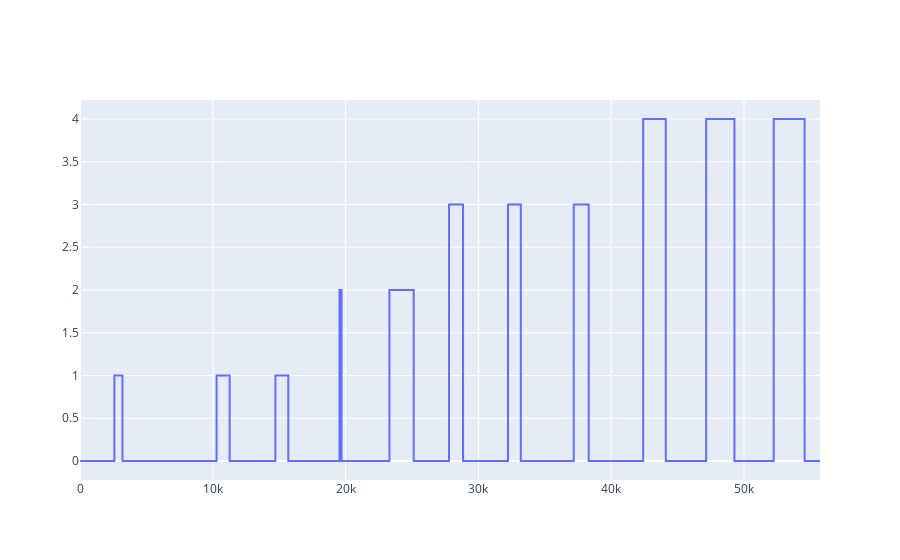

The notebook cell this image was saved under:
### Code cell
df_fr_labeled = label_fr(df_fr.copy(), n_repeat=3, min_fr=13)

go.Figure(go.Scatter(
    x=np.arange(len(df_fr_labeled)), 
    y=df_fr_labeled['label'],
    )).show()

### Figure 1 — Plotly figure (JSON) as saved in the notebook; plotly's stock layout.template omitted (floating-point values rounded to 4 significant figures; data arrays with more than 128 entries replaced by an {"elided": "..."} marker saying what was removed)
{"data": [{"type": "scatter", "x": {"elided": "55722 int values"}, "y": {"elided": "55722 int values"}}], "layout": {}}
